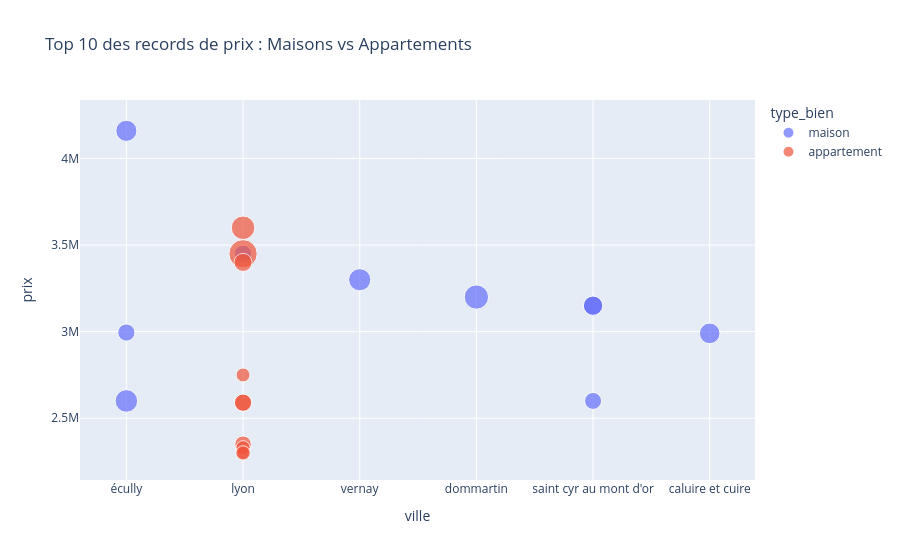

Notebook cell for this chart:
### Code cell
#top 10 des maisons et des appartement les plus chers
top_maisons = df_final[df_final['type_bien'].str.contains('maison', case=False)].nlargest(10, 'prix')
top_apparts = df_final[df_final['type_bien'].str.contains('appart', case=False)].nlargest(10, 'prix')
top_biens = pd.concat([top_maisons, top_apparts])

fig_top = px.scatter(top_biens, x="ville", y="prix", color="type_bien", 
                    size="surface",
                    title="Top 10 des maisons/appartements les plus chers",
                    hover_data=['surface', 'pieces'])
fig_top.show()

### Figure 1 — Plotly figure (JSON) as saved in the notebook; plotly's stock layout.template omitted (floating-point values rounded to 4 significant figures)
{"data": [{"customdata": [[453.0, 11.0], [300.0, 6.0], [500.0, 9.0], [600.0, 12.0], [385.0, 12.0], [380.0, 12.0], [300.0, 8.0], [430.0, 12.0], [293.0, 7.0], [517.0, 12.0]], "hovertemplate": "type_bien=maison<br>ville=%{x}<br>prix=%{y}<br>surface=%{customdata[0]}<br>pieces=%{customdata[1]}<extra></extra>", "legendgroup": "maison", "marker": {"color": "#636efa", "size": [453.0, 300.0, 500.0, 600.0, 385.0, 380.0, 300.0, 430.0, 293.0, 517.0], "sizemode": "area", "sizeref": 2.027, "symbol": "circle"}, "mode": "markers", "name": "maison", "orientation": "v", "showlegend": true, "type": "scatter", "x": ["écully", "lyon", "vernay", "dommartin", "saint cyr au mont d'or", "saint cyr au mont d'or", "écully", "caluire et cuire", "saint cyr au mont d'or", "écully"], "xaxis": "x", "y": [4160000.0, 3450000.0, 3300000.0, 3200000.0, 3150000.0, 3150000.0, 2995000.0, 2990000.0, 2600000.0, 2600000.0], "yaxis": "y"}, {"customdata": [[563.0, 9.0], [811.0, 6.0], [333.0, 7.0], [198.0, 5.0], [303.0, 6.0], [303.0, 6.0], [277.0, 6.0], [201.0, 6.0], [168.9, 4.0], [214.0, 5.0]], "hovertemplate": "type_bien=appartement<br>ville=%{x}<br>prix=%{y}<br>surface=%{customdata[0]}<br>pieces=%{customdata[1]}<extra></extra>", "legendgroup": "appartement", "marker": {"color": "#EF553B", "size": [563.0, 811.0, 333.0, 198.0, 303.0, 303.0, 277.0, 201.0, 168.9, 214.0], "sizemode": "area", "sizeref": 2.027, "symbol": "circle"}, "mode": "markers", "name": "appartement", "orientation": "v", "showlegend": true, "type": "scatter", "x": ["lyon", "lyon", "lyon", "lyon", "lyon", "lyon", "lyon", "lyon", "lyon", "lyon"], "xaxis": "x", "y": [3600000.0, 3450000.0, 3400000.0, 2750000.0, 2590000.0, 2590000.0, 2350000.0, 2330000.0, 2300000.0, 2300000.0], "yaxis": "y"}], "layout": {"legend": {"itemsizing": "constant", "title": {"text": "type_bien"}, "tracegroupgap": 0}, "title": {"text": "Top 10 des records de prix : Maisons vs Appartements"}, "xaxis": {"anchor": "y", "domain": [0, 1], "title": {"text": "ville"}}, "yaxis": {"anchor": "x", "domain": [0, 1], "title": {"text": "prix"}}}}
